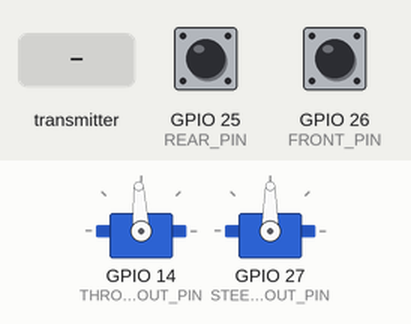
Recording of a program running on a simulated ESP32. On the bench: 2 × servo. The inputs (shaded band) are chosen by the test bench; at power-on: GPIO 25 (REAR_PIN) HIGH, GPIO 26 (FRONT_PIN) HIGH. What the program prints to the serial monitor is not drawn.

Above: at 1.2 s.
1.3 s: the transmitter starts sending readChannel.1 = 1000
At 2.1 s:
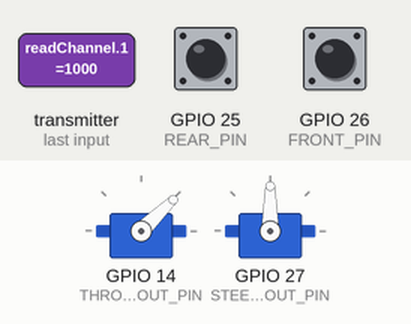
2.8 s: the transmitter starts sending readChannel.1 = 1250
At 3.3 s:
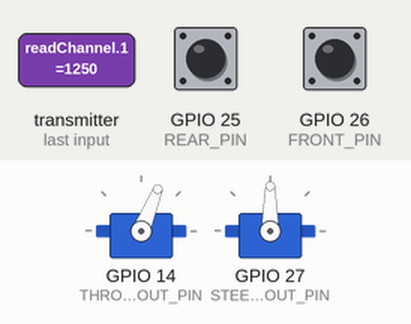
4.3 s: the transmitter starts sending readChannel.1 = 2000
At 5.5 s:
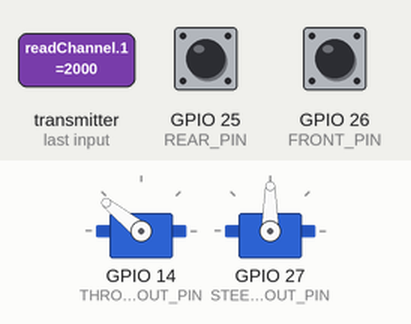
5.8 s: the transmitter starts sending readChannel.1 = 1500
At 6.8 s:
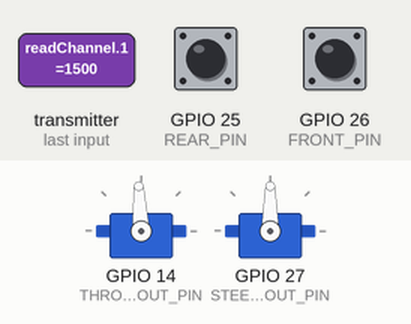
Timing chart, 0 to 8.3 s (numbered marks = the images above; inputs shaded):
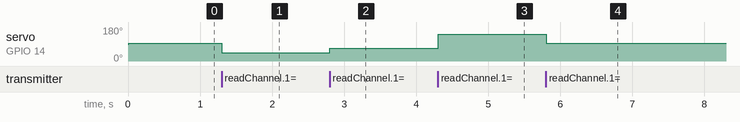

The program:

main.cpp
```cpp
/************************************************************************************************
Author: Inderterminate Design
Version: 1.2
Date: 6/7/2022
-Added the integral term to make the this a PI controller. I found that the integral term allows
for a much lower proportional gain and lessens oscillation from the traction control.
************************************************************************************************/

#include <Arduino.h>
#include <IBusBM.h>
#include <ESP32Servo.h>

IBusBM IBus;
const uint16_t steeringMin = 1000;
const uint16_t steeringMax = 2000;
uint16_t steeringCenter = 1500;
bool steeringCalibrated = false;

const uint16_t throttleMin = 1000;
const uint16_t throttleMax = 2000;
const uint16_t throttleNeutral = 1500;

const uint16_t standardChannelMin = 1000;
const uint16_t standardChannelMax = 2000;
const uint16_t standardChannelNeutral = 1500;

uint16_t kP = 5000;
uint16_t kI = 500;
float_t cumulativeError; // for PI Controller

#define THROTTLE_OUT_PIN 14
#define STEERING_OUT_PIN 27

Servo servoThrottle;
Servo servoSteering;

// create variables to hold a local copies of the channel inputs
uint16_t throttleIn = throttleNeutral;
uint16_t steeringIn = steeringCenter;

uint16_t throttleOut = throttleMin;
uint16_t steeringOut = steeringCenter;

#define IBUS_RX2_PIN 16
#define IBUS_TX2_PIN 32 // Not used because I'm not sending back sensor data to the RX.  But must be defined...

#define FRONT_PIN 26
#define REAR_PIN 25
#define TC_PIN 33

uint32_t previousRPMMicros = 0;
const int32_t rpmInterval = 50;

// set number of hall trips for RPM reading (higher improves accuracy)
uint16_t hall_thresh = 2;

boolean frontPulseFlag = false;
uint32_t frontDT = 0;
uint32_t frontStartMicros = 0;
boolean rearPulseFlag = false;
uint32_t rearDT = 0;
uint32_t rearStartMicros = 0;
uint16_t frontPulseCount = 0;
uint16_t rearPulseCount = 0;

float_t frontRPM = 0;
float_t rearRPM = 0;

float_t targetSlipPercent = .1;

float_t steeringRate = 1000; // Steering rate based on speed

int32_t previousTractionControlMicros = 0;
const int32_t tractionControlInterval = 10000; // Run the traction controller every .01 seconds

portMUX_TYPE mux = portMUX_INITIALIZER_UNLOCKED;
portMUX_TYPE mux1 = portMUX_INITIALIZER_UNLOCKED;

float EMA_function(float alpha, float latest, float stored);
float_t calcRPM(uint32_t &startMicros, float_t currentRPM, boolean &flag, uint16_t &pulseCount, uint16_t pin);
void processReceiverInput();
void processWheelSpeed();
void processTractionControl();

void setup()
{
  pinMode(FRONT_PIN, INPUT_PULLUP);
  pinMode(REAR_PIN, INPUT_PULLUP);

  Serial.begin(115200);

  // Ibus process for reciever data
  IBus.begin(Serial2, IBUSBM_NOTIMER, IBUS_RX2_PIN, IBUS_TX2_PIN);

  // Attach Servos
  servoThrottle.attach(THROTTLE_OUT_PIN);
  servoSteering.attach(STEERING_OUT_PIN);

}

void loop()
{
  processReceiverInput();
  processWheelSpeed();
  processTractionControl();
}

/*************************************************************************************
  Process Reciever
***********************************************************************************/
void processReceiverInput()
{
  // Loop thru and process Ibus
  IBus.loop();
  throttleIn = IBus.readChannel(1); // get latest value for servo channel 3
  steeringIn = IBus.readChannel(0); // get latest value for the servo channel 1

  if (!steeringCalibrated && steeringIn > 1400)
  {
    // Set the initial centered steering position
    steeringCenter = steeringIn;
    steeringCalibrated = true;
  }

  // kp channel 5
  kP = map(IBus.readChannel(4), standardChannelMin, standardChannelMax, 500, 5000);
  // Channel 6
  targetSlipPercent = map(IBus.readChannel(5), standardChannelMin, standardChannelMax, 0, 25) / 100.00;
  // Serial.print("Slip Angle Target ");
  // Serial.println(targetSlipAngle);

  /*
  for (int i = 0; i < 5; i++)
  {
    Serial.print("Channel ");
    Serial.print(i);
    Serial.print(": ");
    Serial.println(IBus.readChannel(i));
  }
*/
  /*
  Serial.print("From RX SteeringCutRate: ");
  Serial.println(SteeringCorrection);
  Serial.print("From RX ThrottleCutRate: ");
  Serial.println(ThrottleCutRate);
  Serial.print("From RX ThrottleIn: ");
  Serial.println(ThrottleIn);
  Serial.print("From RX SteeringIn: ");
  Serial.println(SteeringIn);
  */
}

/*************************************************************************************
  Process RPM
***********************************************************************************/
void processWheelSpeed()
{
  uint32_t dt = micros() - previousRPMMicros;
  if (dt > rpmInterval)
  {
    frontRPM = calcRPM(frontStartMicros, frontRPM, frontPulseFlag, frontPulseCount, FRONT_PIN);
    rearRPM = calcRPM(rearStartMicros, rearRPM, rearPulseFlag, rearPulseCount, REAR_PIN);
    previousRPMMicros = micros();
  }

  Serial.print(frontRPM);
  Serial.print(",");
  Serial.println(rearRPM);
}

/*************************************************************************************
  Process Traction Control
***********************************************************************************/
void processTractionControl()
{
  static float_t previousPercentSlip;
  if (micros() - previousTractionControlMicros > tractionControlInterval)
  {
    // Serial.println(frontRPM);
    float_t currentPercentSlip = 0;
    if (frontRPM > 30 && throttleIn > 1550)  //Added throttle in as a safety 6/2
    {
      currentPercentSlip = (rearRPM - frontRPM) / frontRPM;     // will be positive if rear is spinning faster
      currentPercentSlip = constrain(currentPercentSlip, 0, 1); // Current percent slip only positive for this, and cannot exceed 100% or 1
      currentPercentSlip = EMA_function(0.8, currentPercentSlip, previousPercentSlip);
      // Serial.print("Current Slip Angle ");
      // Serial.println(currentPercentSlip);
    }

    if (targetSlipPercent < currentPercentSlip)
    {
      // digitalWrite(TC_PIN, HIGH);
      float_t slipError = currentPercentSlip - targetSlipPercent;
      cumulativeError += slipError * tractionControlInterval;
      int32_t correction = kP * slipError + kI * cumulativeError;

      correction = constrain(correction, 0, 500); // Correction cannot be greater than 500 or less than 0
      throttleOut = throttleIn - correction;
      throttleOut = constrain(throttleOut, throttleNeutral, throttleMax); // Don't allow the traction control to turn on braking or exceed the boundaries
      /*
      Serial.print("Throttle In ");
      Serial.println(throttleIn);
      Serial.print("Throttle Out ");
      Serial.println(throttleOut);
      */
    }
    else
    {
      throttleOut = throttleIn;
      cumulativeError = 0;
    }

    servoThrottle.writeMicroseconds(throttleOut);
    previousTractionControlMicros = micros();
  }
}

/*************************************************************************************
  Calculate RPM
***********************************************************************************/
float_t calcRPM(uint32_t &startMicros, float_t currentRPM, boolean &flag, uint16_t &pulseCount, uint16_t pin)
{

  int32_t dtSinceLastPulse = micros() - startMicros; // Check to see how long it's been since a pulse came in

  dtSinceLastPulse = dtSinceLastPulse / (pulseCount + 1);

  if (dtSinceLastPulse >= 500000)
  {
    pulseCount = 0;
    flag = false;
    startMicros = micros();
    return 0;
  }

  if (digitalRead(pin) == 0)
  {
    if (flag == false)
    {
      flag = true;
      pulseCount++;
      // Serial.println(pulseCount);
    }
  }
  else
  {
    flag = false;
  }

  if (pulseCount >= hall_thresh)
  {
    // print information about Time and RPM
    uint32_t end_time = micros();
    double_t time_passed = ((end_time - startMicros) / 1e6);
    currentRPM = ((pulseCount / time_passed) * 60.0) / 4.0;
    pulseCount = 0;
  }

  return currentRPM;
}

/*************************************************************************************
  EMA Function (Simple Filter)
***********************************************************************************/
float EMA_function(float alpha, float latest, float stored)
{
  return (alpha * latest) + ((1 - alpha) * stored);
}
```

Measured:
- after the input at 1.3 s, servo on GPIO 14 (THROTTLE_OUT_PIN): 93° → 44° at once
- after the input at 2.8 s, servo on GPIO 14 (THROTTLE_OUT_PIN): 44° → 68° at once
- after the input at 4.3 s, servo on GPIO 14 (THROTTLE_OUT_PIN): 68° → 141° at once
- after the input at 5.8 s, servo on GPIO 14 (THROTTLE_OUT_PIN): 141° → 93° at once
